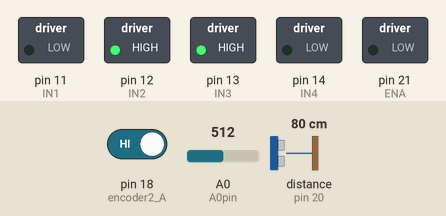
Simulated run of this sketch. Board: Arduino Mega 2560, built with avr-gcc and run on an emulated ATmega2560. Parts: switched loads named in the sketch (green lamp = pin HIGH). Wiring (inferred from the names in the program): ultrasonic range finder: trigger pin 22; echo pin 20. The test bench sets the inputs (shaded band); at power-on: pin 18 (encoder2_A) HIGH, A0 (A0pin) = 512, distance to the obstacle (sensor on pin 20) 80 cm. Pins used as bus, display or sensor lines are not drawn; what the sketch prints to the serial monitor is not drawn.

Above: at 0.1 s.
Timing chart, 0 to 1.6 s (numbered marks = the images above):
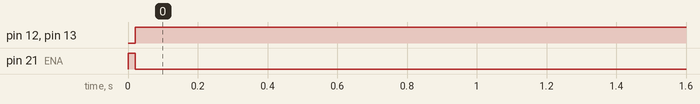

Measured:
- by itself, pin 12 (IN2), pin 13 (IN3): LOW → HIGH at 0.02 s
- by itself, pin 21 (ENA): HIGH → LOW at 0.02 s

The sketch:

final_practice_run.ino
```cpp
#include <MsTimer2.h>
#include <LSM303.h>

#define Grid_Size 0.4

#define wpSIZE 4

#define A0pin A0
#define SIpin 22
#define CLKpin 23
#define NPIXELS 128

#define ENA 21
#define IN1 11
#define IN2 12
#define IN3 13
#define IN4 14
#define ENB 20
#define BASE_SPEED 60

float target_heading_angle = 90;
float kp_yaw = 0.3;
float kd_yaw = 0.4;
float error_yaw = 0.0;
float error_yaw_old = 0.0;
float pid_out;
float target_yaw;

LSM303 compass;

byte Pixel[NPIXELS];
byte Threshold_Data[NPIXELS];

int mission_flag = 0;
int function_flag = 3;

int LineSensor_Data[NPIXELS];
int LineSensor_Data_Adaption[NPIXELS];
int MAX_LineSensor_Data[NPIXELS];
int MIN_LineSensor_Data[NPIXELS];
int flag_line_adapation;

const int IMG_WIDTH_HALF = 64;
const float KP = 4.0;
const float KD = 0.2;
float error_old = 0.0;
int base_speed =100;

#define FASTADC 1
#define cbi(sfr, bit) (_SFR_BYTE(sfr) &= ~_BV(bit))
#define sbi(sfr, bit) (_SFR_BYTE(sfr) |= _BV(bit))

const byte outPin = 13; // Output pin: digital pin 13(D13)
//const byte interruptPin1 = 2; // Interrupt pin: D2
//const byte interruptPin2 = 3; // Interrupt pin: D2
const byte encoder1_A = 20; // Interrupt pin: D2
const byte encoder1_B = 21; // Interrupt pin: D2
const byte encoder2_A = 18; // Interrupt pin: D2
const byte encoder2_B = 19; // Interrupt pin: D2
const byte resetPin = 5;
volatile byte state = 0;
volatile long encoderpos;

//unsigned long cnt1 = 0; // 추가
//unsigned long cnt2 = 0; // 추가
long cnt1 = 0; // 추가
long cnt2 = 0; // 추가

struct waypoint{
  double distance;
  double heading_angle;
};

waypoint wayway[wpSIZE];
int waypoint_way = 0;

void setup()
{
  reset_encoder();
  MsTimer2::set(20, MsTimer2_ISR);
  MsTimer2::start();

  pinMode(outPin, OUTPUT); // Output mode
  //  pinMode(interruptPin1, INPUT_PULLUP); // Input mode, pull-up
  //  pinMode(interruptPin2, INPUT_PULLUP); // Input mode, pull-up
  pinMode(encoder1_A, INPUT_PULLUP);
  pinMode(encoder1_B, INPUT_PULLUP);
  pinMode(encoder2_A, INPUT_PULLUP);
  pinMode(encoder2_B, INPUT_PULLUP);
  pinMode(resetPin, INPUT);

  pinMode(IN1, OUTPUT);
  pinMode(IN2, OUTPUT);
  pinMode(IN3, OUTPUT);
  pinMode(IN4, OUTPUT);
  pinMode(ENA, OUTPUT);
  pinMode(ENB, OUTPUT);

  //  attachInterrupt(digitalPinToInterrupt(interruptPin1), intfunc1, RISING); // Enable interrupt
  //  attachInterrupt(digitalPinToInterrupt(interruptPin2), intfunc2, RISING); // Enable interrupt
  attachInterrupt(digitalPinToInterrupt(encoder1_A), intfunc1, RISING); // Enable interrupt
  attachInterrupt(digitalPinToInterrupt(encoder2_A), intfunc2, RISING); // Enable interrupt

  int i;
  for (i = 0; i < NPIXELS; i++)
  {
    LineSensor_Data[i] = 0;
    LineSensor_Data_Adaption[i] = 0;
    MAX_LineSensor_Data[i] = 1023;
    MIN_LineSensor_Data[i] = 0;
  }
  pinMode(SIpin, OUTPUT);
  pinMode(CLKpin, OUTPUT);
  pinMode(A0pin, INPUT);

  digitalWrite(SIpin, LOW);
  digitalWrite(CLKpin, LOW);

#if FASTADC

  sbi(ADCSRA, ADPS2);
  cbi(ADCSRA, ADPS1);
  cbi(ADCSRA, ADPS0);
#endif

  flag_line_adapation = 0;

  wayway[0] = {2 * Grid_Size, 90};
  wayway[1] = {1 * Grid_Size, 0};
  wayway[2] = {2 * Grid_Size, -90};
  wayway[5] = {1 * Grid_Size, -90};

  Serial.begin(115200);
}

void reset_encoder()
{
  encoderpos = cnt1 = cnt2 = 0;

}

void MsTimer2_ISR()
{
  switch (function_flag)
  {
    case 1:
      line_tracer();
      break;
    case 2:
      yaw_control();
      break;
    case 3:
    default:
      motor_control(0, 0);
      break;
  }
}


void intfunc1()
{

  cnt1++;

}

void intfunc2()
{

  cnt2++;

}

void motor_l(int speed)
{
  if (speed >= 0)
  {
    digitalWrite(IN1, LOW);
    digitalWrite(IN2, HIGH);
    analogWrite(ENA, speed); // 0-255
  }
  else
  {
    digitalWrite(IN1, HIGH);
    digitalWrite(IN2, LOW);
    analogWrite(ENA, -speed);
  }
}

void motor_r(int speed)
{
  if (speed >= 0)
  {
    digitalWrite(IN3, HIGH);
    digitalWrite(IN4, LOW);
    analogWrite(ENB, speed); // 0-255
  }
  else
  {
    digitalWrite(IN3, LOW);
    digitalWrite(IN4, HIGH);
    analogWrite(ENB, -speed);
  }
}

void motor_control(int left_motor_speed, int right_motor_speed)
{
  motor_l(left_motor_speed);
  motor_r(right_motor_speed);
}

////////////////////////////////////////////////////

void threshold_line_image(int threshold_value)
{
  for (int i = 0; i < NPIXELS; i++)
  {
    if (Pixel[i] >= threshold_value)
    {
      Threshold_Data[i] = 255;
    }
    else
    {
      Threshold_Data[i] = 0;
    }
  }
}

void line_control(int line_center)
{
  int error = line_center - IMG_WIDTH_HALF;
  int derivative = error - error_old;
  float output = KP * error + KD * derivative;
  int speed_difference = int(output);

  int right_speed = BASE_SPEED - speed_difference;
  int left_speed  = BASE_SPEED + speed_difference;

  left_speed = constrain(left_speed, 0, 100);
  right_speed = constrain(right_speed, 0, 100);
  Serial.println(left_speed);
  Serial.println(right_speed);


  motor_control(left_speed, right_speed);

  error_old = error;
}

void read_line_camera(void)
{
  int i;
  delay(1);

  digitalWrite(CLKpin, LOW);
  digitalWrite(SIpin, HIGH);
  digitalWrite(CLKpin, HIGH);
  digitalWrite(SIpin, LOW);
  delayMicroseconds(1);

  for (i = 0; i < NPIXELS; i++)
  {
    Pixel[i] = analogRead(A0pin) / 4;
    digitalWrite(CLKpin, LOW);
    delayMicroseconds(1);
    digitalWrite(CLKpin, HIGH);
  }
  digitalWrite(CLKpin, LOW);
}

double line_COM(void)
{
  double COM = 0.0;
  double mass_sum = 0.0;

  for (int i = 0; i < NPIXELS; i++)
  {
    mass_sum += Threshold_Data[i];
    COM += Threshold_Data[i] * i;
  }

  if (mass_sum == 0)
  {
    return -1;
  }

  COM = COM / mass_sum;

  return COM;
}

void yaw_control()
{
  float error_yaw_d;
  int l_motor_speed;
  int r_motor_speed;

  compass.read();
  float heading_angle = compass.heading();

  error_yaw = target_yaw - heading_angle;
  if (error_yaw > 180) error_yaw -= 360;
  else if (error_yaw < -180) error_yaw += 360;

  error_yaw_d = error_yaw - error_yaw_old;
  pid_out = kp_yaw * error_yaw + kd_yaw * error_yaw_d;
  error_yaw_old = error_yaw;

  l_motor_speed = base_speed + (int)pid_out;
  r_motor_speed = base_speed - (int)pid_out;

  motor_control(l_motor_speed, r_motor_speed);
}

void line_tracer()
{
  double cx = 64;
  read_line_camera();
  threshold_line_image(150);
  cx = line_COM();
  line_control(cx);
}

void loop()
{
  int line_center = 64;

  line_center  = line_COM();

  encoderpos = 10 * ((cnt1 + cnt2) / 2 * 0.028);

switch (mission_flag)
  {
    case 0: // 초기화
      function_flag = 3;
      delay(500);
      reset_encoder();
      function_flag = 1; // 라인 트레이싱 시작
      mission_flag = 1;
      break;

    case 1: // 거리 이동 (라인 트레이싱)
      if (encoderpos >= wayway[waypoint_way].distance)
      {
        function_flag = 3; // 정지
        delay(500);
        target_yaw = wayway[waypoint_way].heading_angle; // 목표 각도 설정
        function_flag = 2; // 각도 조정 시작
        mission_flag = 2;
      }
      break;

    case 2: // 각도 조정
      if (abs(error_yaw) < 5)
      {
        function_flag = 3; // 정지
        delay(500);
        reset_encoder();
        mission_flag = 3;
      }
      break;

    case 3: // 다음 Waypoint로 전환
      waypoint_way++; // 다음 Waypoint로 이동
      if (waypoint_way <= wpSIZE)
      {
        mission_flag = 0; // 초기화 단계로 돌아가기
      }
      else
      {
        mission_flag = 4; // 모든 Waypoint 완료
      }
      break;

    case 4: // 종료 상태
      motor_control(0, 0); // 정지
      break;
  }
  delay(50);
}
```
